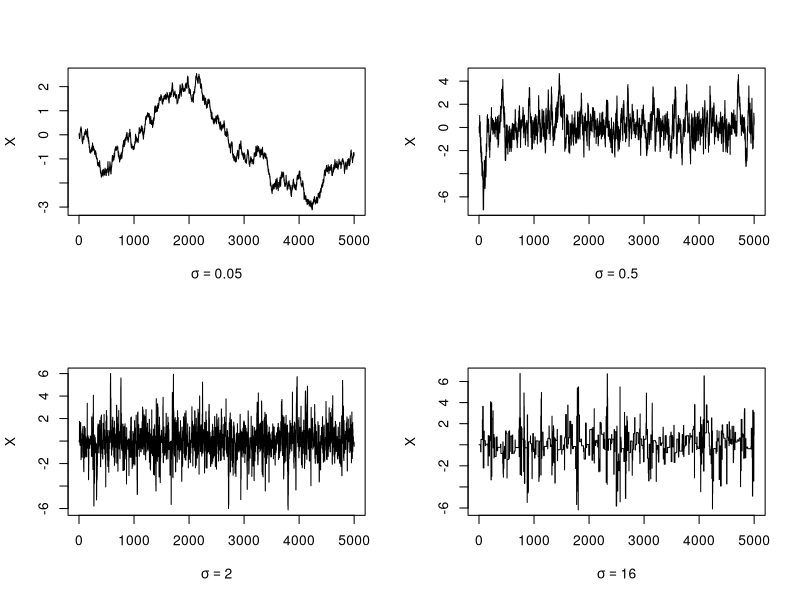
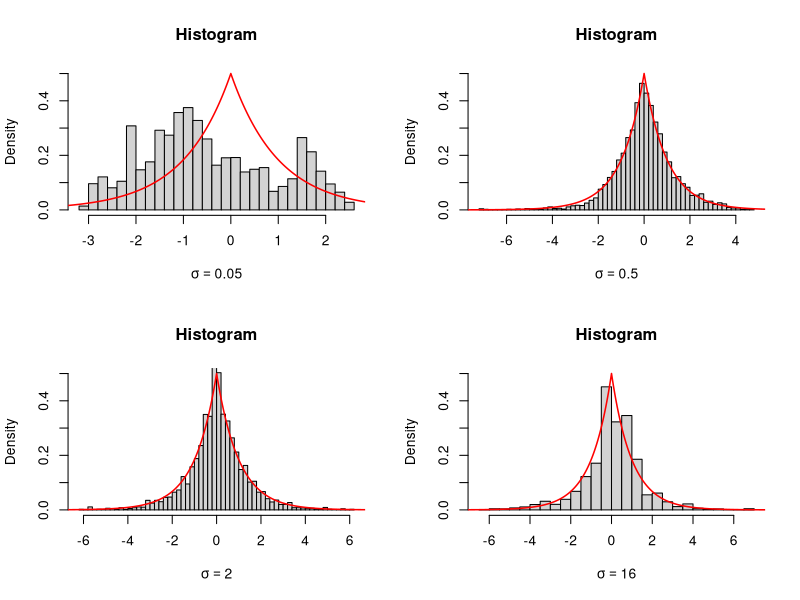

These figures' R source, in order:
# the following function evaluate the Laplace density
f <- function(x){
  return( 0.5 * exp(-abs(x)) )
}

# the following function is the random walk Metropolis sampler
RandomWalk.Metropolis <- function(sigma,x0,N){
  x <- numeric(N)
  x[1]  <- x0
  u = runif(N)
  k <- 0
  for(i in 2:N){
    y <- rnorm(1,x[i-1],sigma) # proposal by normal distribution
    if(u[i] <= f(y)/f(x[i-1])){
      x[i] <- y # accepted
    }
    else{ # rejected
      x[i] <- x[i-1]
      k <- k + 1
    }
  }
  return(list(x=x,k=k))
}

# compare the chain and acceptance rates using different variances
N <- 5000
sigma <- c(.05, .5, 2, 16)
x0 <- 0
set.seed(2023)
rw1 <- RandomWalk.Metropolis(sigma[1],x0,N)
rw2 <- RandomWalk.Metropolis(sigma[2],x0,N)
rw3 <- RandomWalk.Metropolis(sigma[3],x0,N)
rw4 <- RandomWalk.Metropolis(sigma[4],x0,N)

# compare the chain
par(mfrow=c(2,2))
rw <- cbind(rw1$x,rw2$x,rw3$x,rw4$x)
for(j in 1:4){
  plot(rw[,j],type='l',
  xlab=bquote(sigma == .(round(sigma[j],3))),
  ylab='X',ylim=range(rw[,j]) )
}

# compare the histogram
par(mfrow=c(2,2))
xx <- seq(-10,10,by=0.01)
yy <- f(xx)
for(j in 1:4){
  hist(rw[,j],breaks='Scott',freq = F,ylim = c(0,0.5),
       xlab=bquote(sigma == .(round(sigma[j],3))),main='Histogram')
  lines(xx,yy,col='red',lwd=1.5)
}

# compare the acceptance rates, the suitable interval is [0.15,0.5]
print(c(rw1$k,rw2$k,rw3$k,rw4$k)/N)
